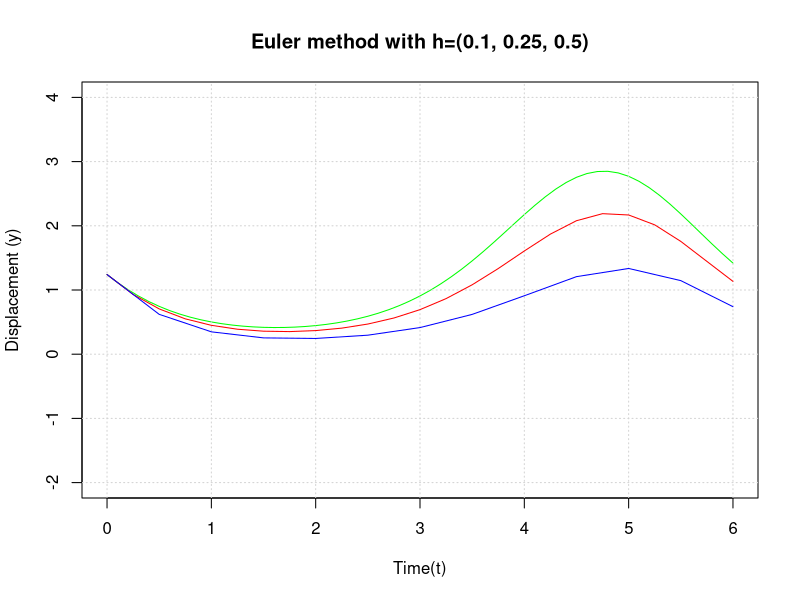

R code for this plot: (Note: this script raises an error after producing the figure.)
y0 <- 1.241
x0 <- 0
t_max <- 6

dydt <- function(x,y) {
  -y*cos(x)
}

eulerMethod <- function(dydt, y0, x, h) {
  y <- numeric(length(x))
  y[1] <- y0
  for (i in 2:length(x)) {
    y[i] <- y[i-1] + h * dydt(x[i-1],y[i-1])
  }
    return(y)
}


h <- 0.1
x<- seq(0, t_max, by= h)
y_estimate <- eulerMethod(dydt, y0, x, h)

plot(x,y_estimate, type ="l",col = "green", xlab = "Time(t)", ylab = "Displacement (y)", 
     main = "Euler method with h=(0.1, 0.25, 0.5)",ylim = c(-2,4))
grid()
h <- 0.25
x<- seq(0, t_max, by= h)
y_estimate <- eulerMethod(dydt, y0, x, h)
lines(x,y_estimate,col = "red")

h <- 0.5
x<- seq(0, t_max, by= h)
y_estimate <- eulerMethod(dydt, y0, x, h)
lines(x,y_estimate,col = "blue")

# analytical solution
h <- 0.5
sol<- function(x) {
  return (0.5 * exp(sin(2 * t)) * exp(-sin(t)))
}

x_val <-seq(0, t_max, by= 0.5)
y_analytical <- sol(x_val)
lines(x_val,y_analytical, col = "purple")
y_est <- eulerMethod(dydt, y0, x, 0.5)
  
#calculate errors
abs_err <- abs(y_est - y_analytical)
rel_err <- (abs_err / abs(y_analytical)) * 100
error_df <-data.frame(Absolute_Error = abs_err, Relative_Error = rel_err)
print(error_df)

